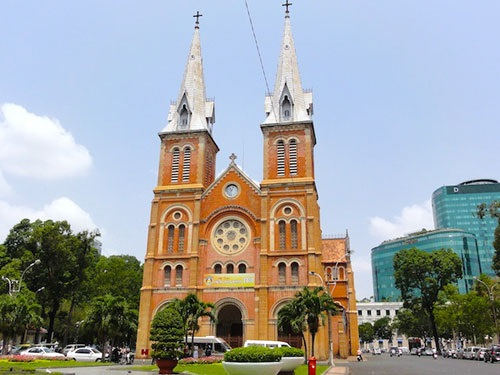
#> input picture code - update/standard-deviation/img.jpg, 500 x 375 px; the run also reads 1 picture not shown here
$ jupyter execute --allow-errors 'Standard Deviation.ipynb'
#> lines starting #> are read from the running program, lines starting #| are printed output that depends on the picture; long printed decimals are rounded
[cell 1]
import numpy as np

x = np.array([5, 3, 6, 7, 4])

var = (x - x.mean())**2
var = np.mean(var)
print(var)

sdv = np.sqrt(var)
print(sdv)

[cell 2]
import numpy as np
import cv2
import math
from scipy.ndimage.filters import generic_filter

img_gray  = cv2.imread('img.jpg', 0)
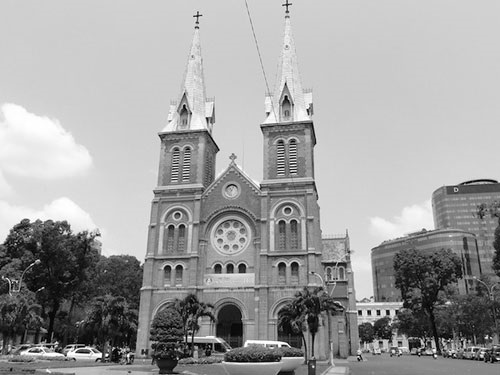
#> img_gray: shape (375, 500); min 0, max 255, mean 160.5
cv2.imwrite('img_gray.jpg', img_gray)

x = img_gray.astype('float')
texture = generic_filter(x, np.std, size=7)
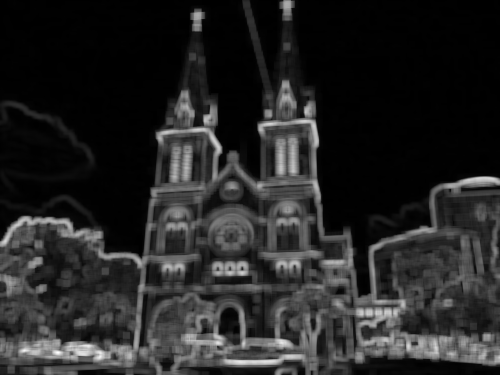
#> texture: shape (375, 500) float64; min 0, max 97.93, mean 14.6; drawn with min black and max white

cv2.imwrite('texture.jpg', texture)
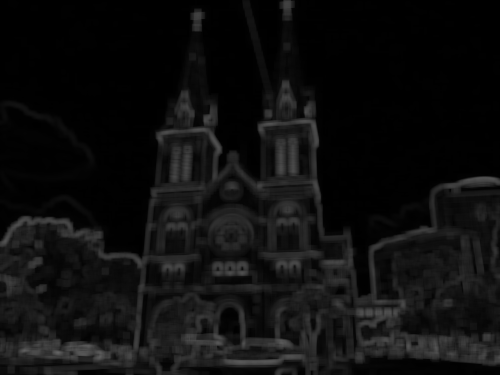
#> saved as texture.jpg: shape (375, 500); min 0, max 98, mean 14.5
#> Out = True

[cell 3]
print(type(texture))
#| <class 'numpy.ndarray'>

[cell 4]
np.min(texture)
#> Out = 0

[cell 5]
np.max(texture)
#> Out = 97.93

[cell 6]
cv2.imwrite('texture_20.jpg', texture*2.0)
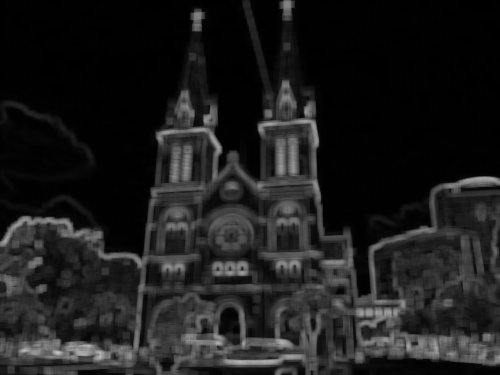
#> saved as texture_20.jpg: shape (375, 500); min 0, max 196, mean 29.2
#> Out = True

[cell 7]
import numpy as np
import cv2
import math
from scipy.ndimage.filters import generic_filter

img  = cv2.imread('img.jpg')
#> img is the input picture: shape (375, 500, 3); mean B, G, R 162, 161.4, 157.9
gray = cv2.cvtColor(img, cv2.COLOR_BGR2GRAY)
cv2.imwrite('edge_s1.jpg', gray)

x = gray.astype('float')
x_filt = generic_filter(x, np.std, size=7)
cv2.imwrite('edge_s2.jpg', x_filt)

x_filt[x_filt < 20] = 0
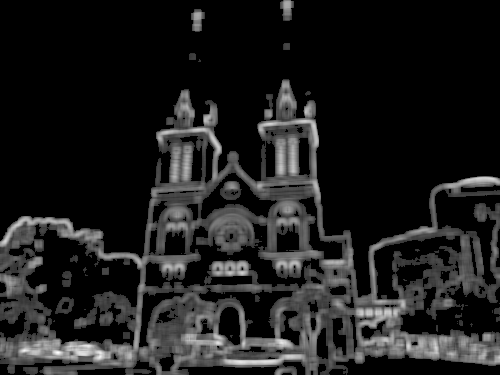
#> x_filt: shape (375, 500) float64; min 0, max 97.81, mean 11.5; drawn with min black and max white
cv2.imwrite('edge_s3.jpg', x_filt)

maxv = np.max(x_filt)
#> maxv = 97.81
print(maxv)
#| 97.807

x_filt = x_filt*2.5
cv2.imwrite('edge_s4.jpg', x_filt)
#> Out = True

[cell 8]
# plot a line

import matplotlib.pyplot as plt

plt.plot(gray[100])
plt.ylabel('some numbers')
plt.show()
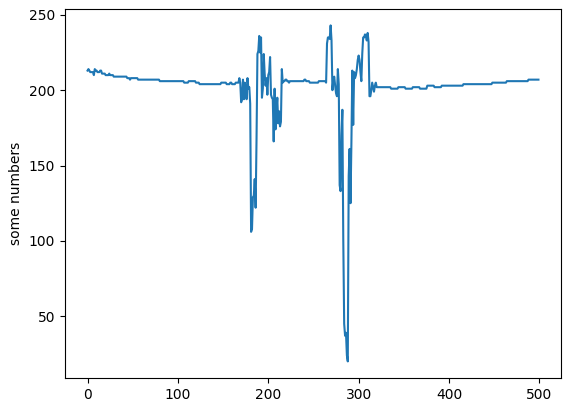
#> figure drawn by matplotlib, 1 panel; curve peaks at x = 269, y = 243

[cell 9]
# plot a line

import matplotlib.pyplot as plt

plt.plot(x_filt[100])
plt.ylabel('some numbers')
plt.show()
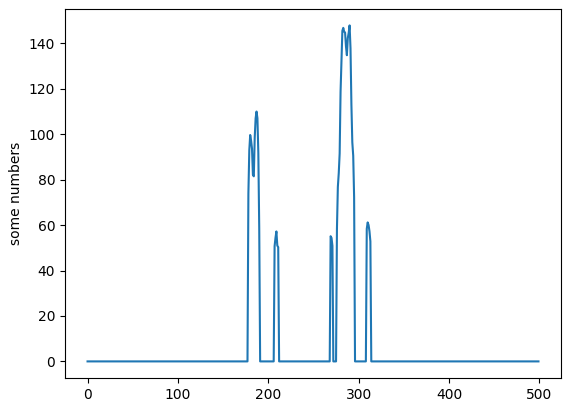
#> figure drawn by matplotlib, 1 panel; curve peaks at x = 290, y = 147.9

[cell 10]
import numpy as np
import cv2
import math
import matplotlib.pyplot as plt

img  = cv2.imread('img.jpg')
gray = cv2.cvtColor(img, cv2.COLOR_BGR2GRAY)

plt.plot(gray[100])
plt.ylabel('some numbers')
plt.show()

[cell 11]
import numpy as np
import cv2
import matplotlib.pyplot as plt
from mpl_toolkits.mplot3d import Axes3D
from matplotlib import cm

img  = cv2.imread('region_textureless.jpg', 0)

# create the x and y coordinate arrays (here we just use pixel indices)
xx, yy = np.mgrid[0:img.shape[0], 0:img.shape[1]]

# create the figure
fig = plt.figure()
#> (the rest of this cell did not finish here and is left out)

[cell 12]
import numpy as np
import cv2
import matplotlib.pyplot as plt
from mpl_toolkits.mplot3d import Axes3D
from matplotlib import cm

img  = cv2.imread('region_texture.jpg', 0)
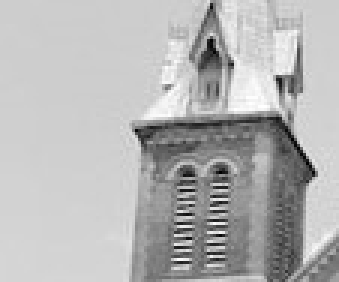
#> input picture code - update/standard-deviation/region_texture.jpg, 113 x 94 px (shown 3 times larger)
#> img is the input picture: shape (94, 113); min 0, max 255, mean 180.5

# create the x and y coordinate arrays (here we just use pixel indices)
xx, yy = np.mgrid[0:img.shape[0], 0:img.shape[1]]

# create the figure
fig = plt.figure()
#> (the rest of this cell did not finish here and is left out)
